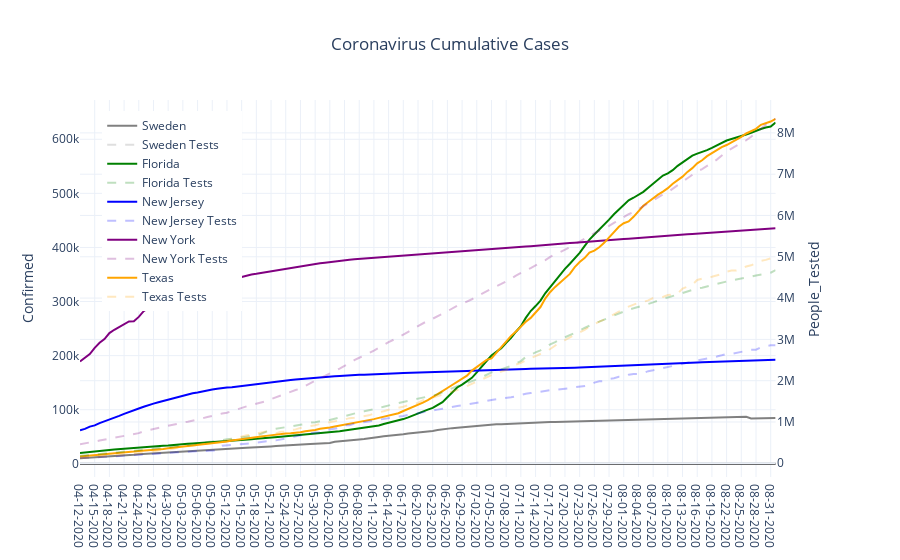

Here is the notebook cell this chart was saved with:
### Code cell
fig = make_subplots(specs=[[{'secondary_y':True}]])
for mycountry in countries_list:
    fig.add_trace(go.Scatter(x=country_df[country_df['Country_Region']==mycountry]['Date'],
                               y=country_df[country_df['Country_Region']==mycountry]['Confirmed'],
                               name = rename_dict[mycountry],
                               line = {'color':colors_dict[mycountry]}),
                  secondary_y = False)
    fig.add_trace(go.Scatter(x=country_df[country_df['Country_Region']==mycountry]['Date'],
                               y=country_df[country_df['Country_Region']==mycountry]['People_Tested'],
                               name = rename_dict[mycountry] + ' Tests',
                               line = {'color':colors_dict[mycountry],
                                       'dash':'dash'},
                               opacity = 0.25),
                  secondary_y = True)
fig.update_layout(showlegend = True,
                legend= dict(x=0.03,y=0.97),
                title='Coronavirus Cumulative Cases',
                title_x= 0.5,
                yaxis={'title':'Confirmed',
                       'zeroline':True,'zerolinecolor':'#000000','zerolinewidth':2.0},
                template='plotly_white')
fig.update_yaxes(title_text='People_Tested',secondary_y=True)
fig.show()
fig.write_image(r'C:\__YOUTUBE__\__POLITICS__\Coronavirus\outputdata\8-CV_Cum-Cases.png',width = 852,height = 480)

### Figure 1 — Plotly figure (JSON) as saved in the notebook; plotly's stock layout.template omitted (floating-point values rounded to 4 significant figures; data arrays with more than 128 entries replaced by an {"elided": "..."} marker saying what was removed)
{"data": [{"line": {"color": "grey"}, "name": "Sweden", "type": "scatter", "x": {"elided": "143 str values"}, "xaxis": "x", "y": {"elided": "143 int values"}, "yaxis": "y"}, {"line": {"color": "grey", "dash": "dash"}, "name": "Sweden Tests", "opacity": 0.25, "type": "scatter", "x": {"elided": "143 str values"}, "xaxis": "x", "y": {"elided": "143 null values"}, "yaxis": "y2"}, {"line": {"color": "green"}, "name": "Florida", "type": "scatter", "x": {"elided": "143 str values"}, "xaxis": "x", "y": {"elided": "143 int values"}, "yaxis": "y"}, {"line": {"color": "green", "dash": "dash"}, "name": "Florida Tests", "opacity": 0.25, "type": "scatter", "x": {"elided": "143 str values"}, "xaxis": "x", "y": {"elided": "143 int values"}, "yaxis": "y2"}, {"line": {"color": "blue"}, "name": "New Jersey", "type": "scatter", "x": {"elided": "143 str values"}, "xaxis": "x", "y": {"elided": "143 int values"}, "yaxis": "y"}, {"line": {"color": "blue", "dash": "dash"}, "name": "New Jersey Tests", "opacity": 0.25, "type": "scatter", "x": {"elided": "143 str values"}, "xaxis": "x", "y": {"elided": "143 int values"}, "yaxis": "y2"}, {"line": {"color": "purple"}, "name": "New York", "type": "scatter", "x": {"elided": "143 str values"}, "xaxis": "x", "y": {"elided": "143 int values"}, "yaxis": "y"}, {"line": {"color": "purple", "dash": "dash"}, "name": "New York Tests", "opacity": 0.25, "type": "scatter", "x": {"elided": "143 str values"}, "xaxis": "x", "y": {"elided": "143 int values"}, "yaxis": "y2"}, {"line": {"color": "orange"}, "name": "Texas", "type": "scatter", "x": {"elided": "143 str values"}, "xaxis": "x", "y": {"elided": "143 int values"}, "yaxis": "y"}, {"line": {"color": "orange", "dash": "dash"}, "name": "Texas Tests", "opacity": 0.25, "type": "scatter", "x": {"elided": "143 str values"}, "xaxis": "x", "y": {"elided": "143 int values"}, "yaxis": "y2"}], "layout": {"legend": {"x": 0.03, "y": 0.97}, "showlegend": true, "title": {"text": "Coronavirus Cumulative Cases", "x": 0.5}, "xaxis": {"anchor": "y", "domain": [0, 0.94]}, "yaxis": {"anchor": "x", "domain": [0, 1], "title": {"text": "Confirmed"}, "zeroline": true, "zerolinecolor": "#000000", "zerolinewidth": 2}, "yaxis2": {"anchor": "x", "overlaying": "y", "side": "right", "title": {"text": "People_Tested"}}}}
